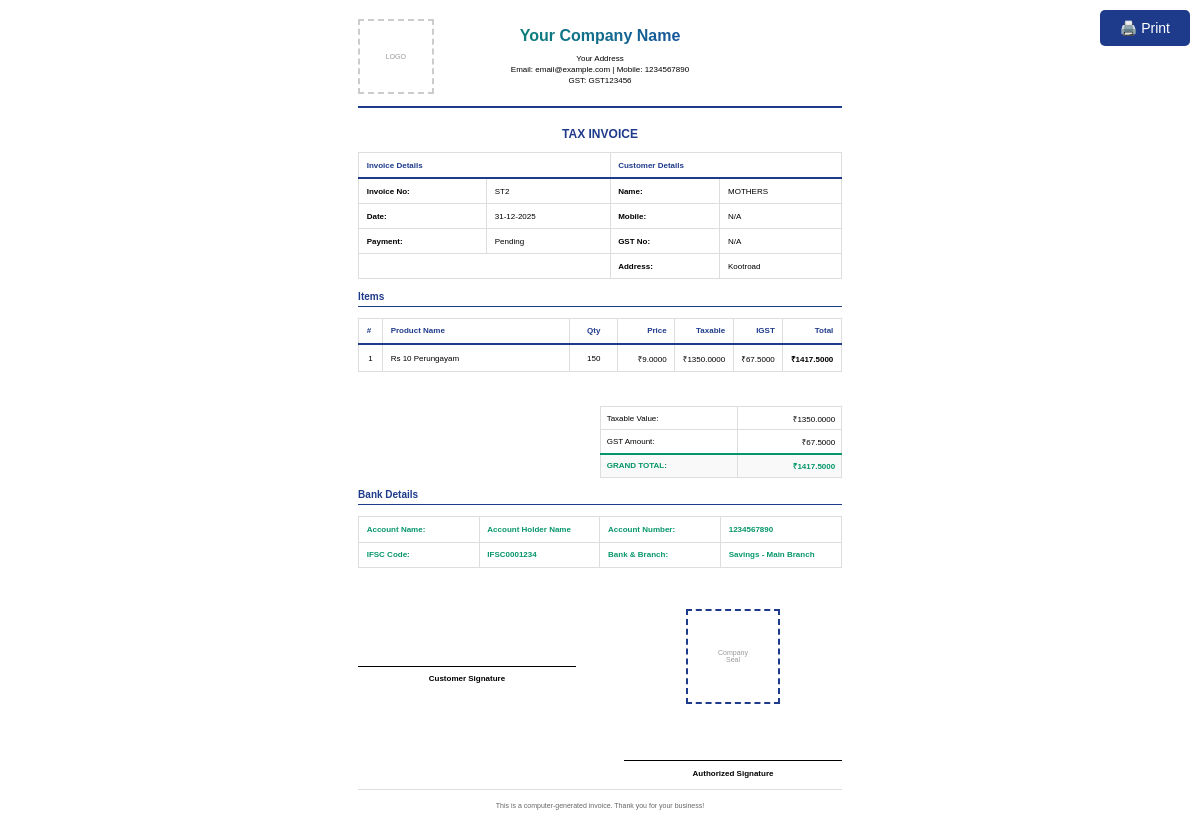
Before: /billing/print/2 with the older database file.
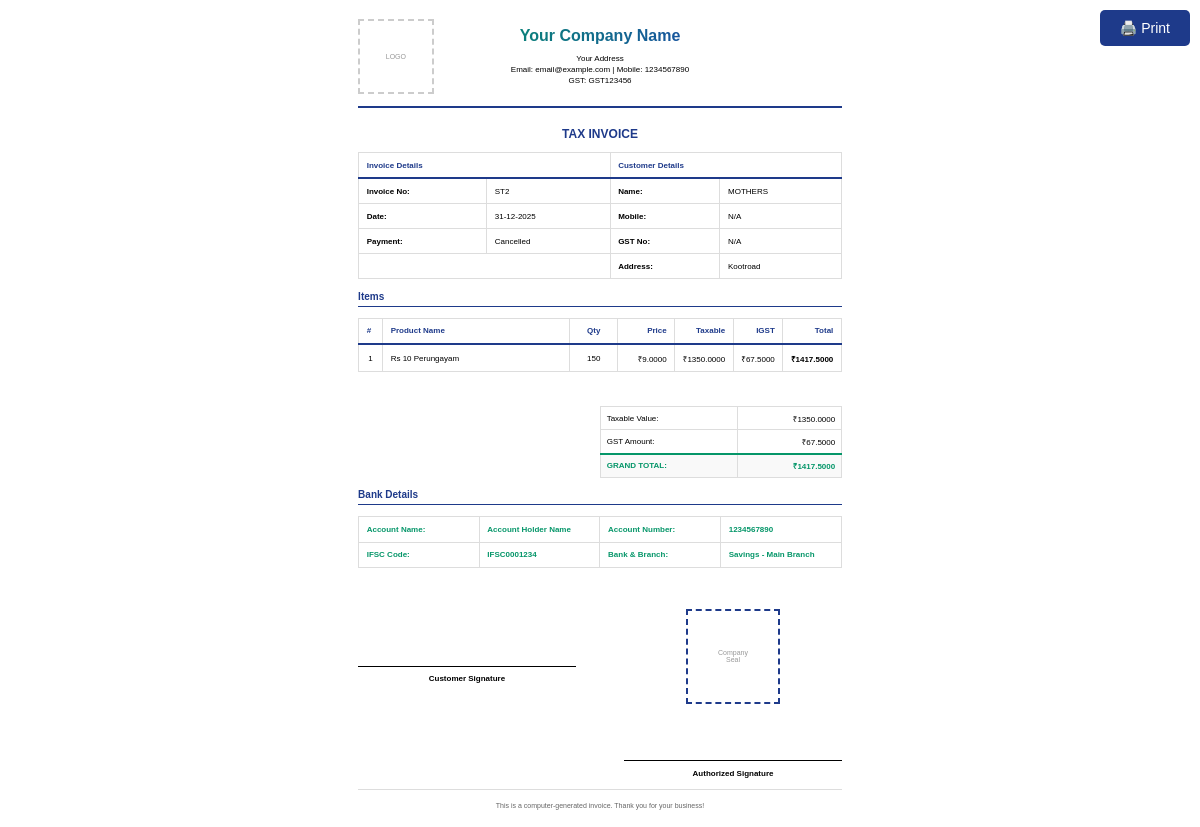
After: the same page with the newer database file.
### tables this page shows
CREATE TABLE billing (
                    id INTEGER PRIMARY KEY AUTOINCREMENT,
                    bill_id TEXT UNIQUE NOT NULL,
                    customer_id INTEGER NOT NULL,
                    bill_date DATE NOT NULL,
                    subtotal REAL DEFAULT 0.0,
                    gst_amount REAL DEFAULT 0.0,
                    total_amount REAL NOT NULL DEFAULT 0.0,
                    payment_status TEXT DEFAULT 'Pending',
                    notes TEXT,
                    created_at TIMESTAMP DEFAULT CURRENT_TIMESTAMP,
                    FOREIGN KEY (customer_id) REFERENCES customers (id)
                );

### routes/billing.py (the view)
@billing_bp.route('/print/<int:id>')
def print_bill(id):
    conn = get_db_connection()
    bill = conn.execute('''
        SELECT b.*, c.name as customer_name, c.email, c.mobile, c.address, c.gst_number
        FROM billing b
        JOIN customers c ON b.customer_id = c.id
        WHERE b.id = ?
    ''', (id,)).fetchone()
    if not bill:
        flash('Bill not found!', 'error')
        conn.close()
        return redirect(url_for('billing.index'))
    bill_dict = dict(bill)
    if bill_dict['bill_date']:
        date_obj = datetime.strptime(bill_dict['bill_date'], '%Y-%m-%d')
        bill_dict['bill_date'] = date_obj.strftime('%d-%m-%Y')
    items = conn.execute('''
        SELECT bi.*, i.product_id as inventory_product_id
        FROM billing_items bi
        LEFT JOIN inventory i ON bi.product_id = i.id
        WHERE bi.bill_id = ?
        ORDER BY bi.id
    ''', (bill_dict['bill_id'],)).fetchall()
    seller = conn.execute('SELECT * FROM seller_info ORDER BY id DESC LIMIT 1').fetchone()
    conn.close()
    return render_template('billing/print.html', bill=bill_dict, items=items, seller=seller)

### database.py (called while the page is built)
def get_db_connection():
    conn = sqlite3.connect(DATABASE)
    conn.row_factory = sqlite3.Row
    return conn

### templates/billing/print.html (shortened to what the changed rows need)
<!DOCTYPE html>
<html lang="en">
<head>
</head>
<body>
    <div class="invoice">
        <div class="header">
            <div class="header-content">
                {% if seller %}
                <h1>{{ seller['seller_name'] }}</h1>
                {% endif %}
            </div>
        </div>
        <table>
            <tr>
                <th colspan="2">Invoice Details</th>
                <th colspan="2">Customer Details</th>
            </tr>
            <tr>
                <td><strong>Invoice No:</strong></td>
                <td>{{ bill['bill_id'] }}</td>
                <td><strong>Name:</strong></td>
                <td>{{ bill['customer_name'] }}</td>
            </tr>
            <tr>
                <td><strong>Date:</strong></td>
                <td>{{ bill['bill_date'] }}</td>
                <td><strong>Mobile:</strong></td>
                <td>{{ bill['mobile'] or 'N/A' }}</td>
            </tr>
            <tr>
                <td><strong>Payment:</strong></td>
                <td>{{ bill['payment_status'] }}</td>
                <td><strong>GST No:</strong></td>
                <td>{{ bill['gst_number'] or 'N/A' }}</td>
            </tr>
        </table>
        {% set has_igst = items|selectattr('igst', 'greaterthan', 0)|list|length > 0 %}
        <table>
            <thead>
                <tr>
                    <th style="width: 5%;">#</th>
                    <th style="width: 40%;">Product Name</th>
                    <th style="width: 10%;" class="text-center">Qty</th>
                    <th style="width: 12%;" class="text-right">Price</th>
                    <th style="width: 12%;" class="text-right">Taxable</th>
                    {% if has_igst %}
                    <th style="width: 10%;" class="text-right">IGST</th>
                    {% endif %}
                    <th style="width: 13%;" class="text-right">Total</th>
                </tr>
            </thead>
        </table>
        <div class="totals">
            <table>
                <tr>
                    <td>Taxable Value:</td>
                    <td class="text-right">₹{{ "%.4f"|format(bill['subtotal']) }}</td>
                </tr>
                <tr>
                    <td>GST Amount:</td>
                    <td class="text-right">₹{{ "%.4f"|format(bill['gst_amount']) }}</td>
                </tr>
                <tr class="grand-total">
                    <td class="text-right"><strong>₹{{ "%.4f"|format(bill['total_amount']) }}</strong></td>
                </tr>
            </table>
        </div>
    </div>
</body>
</html>

Changed rows visible on the page:
changed billing "ST2": payment_status "Pending" → "Cancelled"
